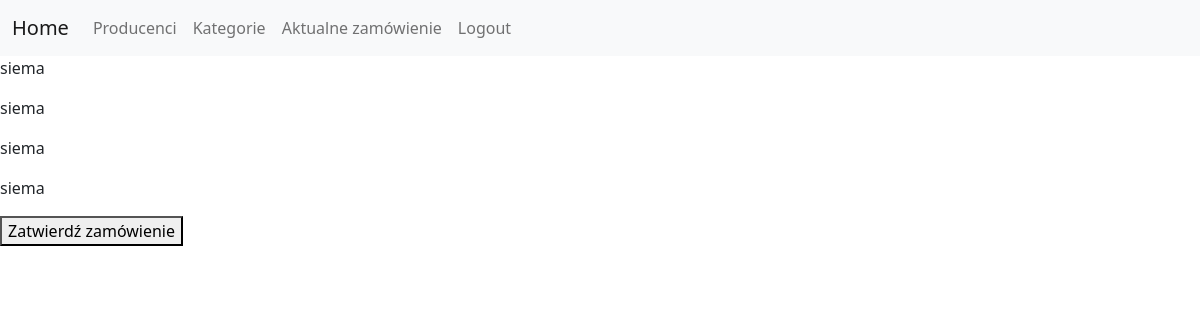
The page /zamowienia/zamowienie/ (signed in) on the database as committed earlier.
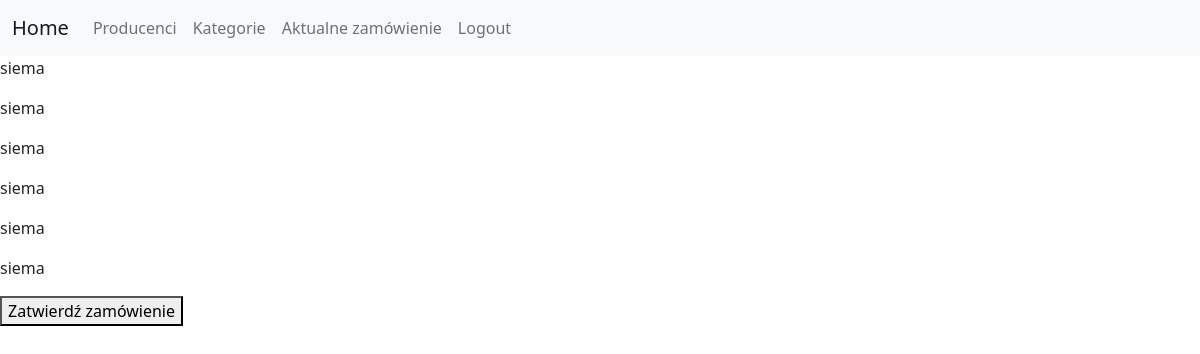
The same page on the database as committed later.
### apps/zamowienia/models.py (models this page shows)
class Szczegoly_zamowienia(models.Model):
    ilosc = models.IntegerField()
    id_zamowienia = models.ForeignKey(Zamowienia, on_delete=models.PROTECT)
    id_produktu = models.ForeignKey(Produkty, on_delete=models.CASCADE)

### apps/produkty/models.py (models this page shows)
class Produkty(models.Model):
    nazwa = models.TextField(max_length=100)
    cena = models.DecimalField(decimal_places=2, max_digits=5)
    opis = models.TextField(max_length=255, null=True, blank=True)
    id_producenta = models.ForeignKey(Producenci,on_delete=models.PROTECT)

### apps/zamowienia/views.py (the view, shortened to what this page needs)
# urls.py: path('zamowienie/', overall_order, name='zamowienie')
def overall_order(request):
    active_order = Zamowienia.objects.filter(id_uzytkownika=request.user, zakonczone=False)
    total_cost = 0
    if active_order:
        orders_list = Szczegoly_zamowienia.objects.filter(id_zamowienia__in=active_order)
        context = {'orders_list': orders_list, 'active_order': active_order}
        return render(request, 'orderSummary.html', context)
    return render(request, 'emptyOrder.html')

### apps/uzytkownicy/models.py (called while the page is built)
    @property
    def is_staff(self):
        return self.staff

### apps/zamowienia/templates/orderSummary.html (shortened to what this page needs)
{% extends 'base.html' %}
{% block page %}
{% for item in orders_list %}
    <p>{{ item.id_produktu.nazwa }}</p>
{% endfor %}
<form method="POST">
    <button type="submit" >Zatwierdź zamówienie</button>
</form>
{% endblock %}

Rows that differ between the two databases and show on the page:
added Szczegoly_zamowienia: id_produktu.nazwa "siema"
added Szczegoly_zamowienia: id_produktu.nazwa "siema"
